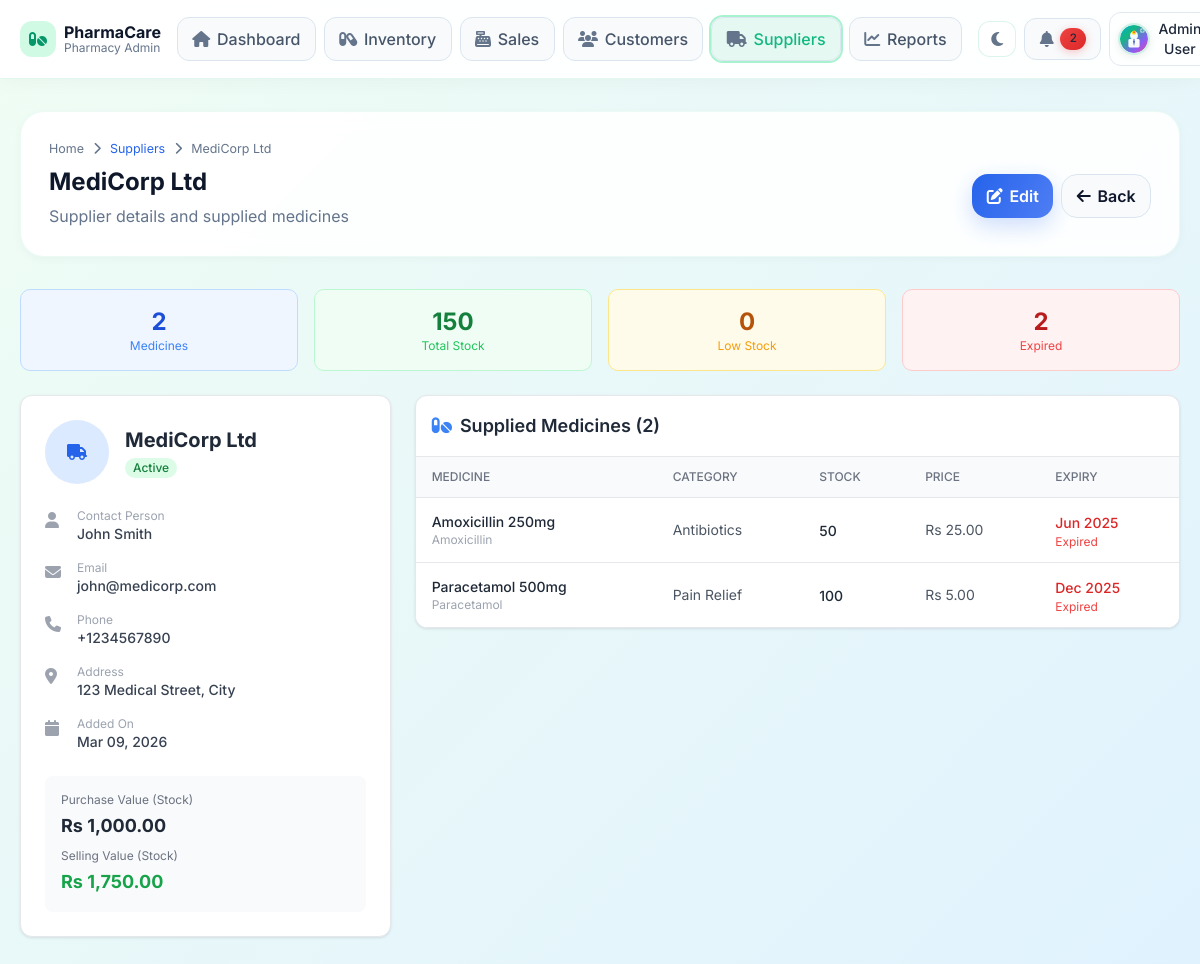
Page /admin/modules/suppliers/view_supplier.php?id=1 (signed in) on the committed database.
### tables this page shows
CREATE TABLE users (
    id INT PRIMARY KEY AUTO_INCREMENT,
    name VARCHAR(100) NOT NULL,
    email VARCHAR(100) UNIQUE NOT NULL,
    password VARCHAR(255) NOT NULL,
    role ENUM('admin', 'pharmacist', 'customer') NOT NULL DEFAULT 'customer',
    phone VARCHAR(20),
    address TEXT,
    profile_image VARCHAR(255),
    status ENUM('active', 'inactive') DEFAULT 'active',
    created_at TIMESTAMP DEFAULT CURRENT_TIMESTAMP,
    updated_at TIMESTAMP DEFAULT CURRENT_TIMESTAMP ON UPDATE CURRENT_TIMESTAMP
);

CREATE TABLE suppliers (
    id INT PRIMARY KEY AUTO_INCREMENT,
    name VARCHAR(100) NOT NULL,
    contact_person VARCHAR(100),
    email VARCHAR(100),
    phone VARCHAR(20),
    address TEXT,
    status ENUM('active', 'inactive') DEFAULT 'active',
    created_at TIMESTAMP DEFAULT CURRENT_TIMESTAMP,
    updated_at TIMESTAMP DEFAULT CURRENT_TIMESTAMP ON UPDATE CURRENT_TIMESTAMP
);

CREATE TABLE medicines (
    id INT PRIMARY KEY AUTO_INCREMENT,
    name VARCHAR(200) NOT NULL,
    generic_name VARCHAR(200),
    category_id INT,
    supplier_id INT,
    batch_number VARCHAR(50),
    barcode VARCHAR(100),
    description TEXT,
    dosage VARCHAR(100),
    unit VARCHAR(50) DEFAULT 'piece',
    purchase_price DECIMAL(10,2) NOT NULL,
    selling_price DECIMAL(10,2) NOT NULL,
    stock_quantity INT DEFAULT 0,
    min_stock_level INT DEFAULT 10,
    max_stock_level INT DEFAULT 1000,
    expiry_date DATE,
    manufacture_date DATE,
    prescription_required BOOLEAN DEFAULT FALSE,
    image VARCHAR(255),
    status ENUM('active', 'inactive', 'discontinued') DEFAULT 'active',
    created_at TIMESTAMP DEFAULT CURRENT_TIMESTAMP,
    updated_at TIMESTAMP DEFAULT CURRENT_TIMESTAMP ON UPDATE CURRENT_TIMESTAMP,
    FOREIGN KEY (category_id) REFERENCES categories(id),
    FOREIGN KEY (supplier_id) REFERENCES suppliers(id),
    INDEX idx_name (name),
    INDEX idx_barcode (barcode),
    INDEX idx_expiry (expiry_date)
);

CREATE TABLE categories (
    id INT PRIMARY KEY AUTO_INCREMENT,
    name VARCHAR(100) NOT NULL,
    description TEXT,
    status ENUM('active', 'inactive') DEFAULT 'active',
    created_at TIMESTAMP DEFAULT CURRENT_TIMESTAMP
);

### admin/modules/suppliers/view_supplier.php (the view, shortened to what the rows shown need)
<?php
require_once dirname(__DIR__, 2) . '/bootstrap.php';
$supplierId = $_GET['id'] ?? null;
try {
    $stmt = $pdo->prepare("SELECT * FROM suppliers WHERE id = ?");
    $stmt->execute([$supplierId]);
    $supplier = $stmt->fetch(PDO::FETCH_ASSOC);
    $stmt = $pdo->prepare("
        SELECT m.*, c.name as category_name
        FROM medicines m
        LEFT JOIN categories c ON m.category_id = c.id
        WHERE m.supplier_id = ? AND m.status = 'active'
        ORDER BY m.name ASC
    ");
    $stmt->execute([$supplierId]);
    $medicines = $stmt->fetchAll(PDO::FETCH_ASSOC);
} catch (Exception $e) {
    $error = $e->getMessage();
}
?>
<!DOCTYPE html>
<html lang="en" data-theme="<?php echo getThemeClass(); ?>">
<head>
    <?php include '../../includes/head.php'; ?>
</head>
<body class="pc-shell">
    <?php include '../../includes/navbar.php'; ?>
    <div class="pc-container">
        <div class="pc-page-header pc-animate">
            <div class="pc-breadcrumb">Home <i class="fas fa-chevron-right"></i> <a href="index.php" class="text-blue-600 hover:underline">Suppliers</a> <i class="fas fa-chevron-right"></i> <?php echo htmlspecialchars($supplier['name']); ?></div>
            <div class="flex justify-between items-center gap-4">
                <div>
                    <h1 class="pc-page-title"><?php echo htmlspecialchars($supplier['name']); ?></h1>
                    <p class="pc-page-subtitle">Supplier details and supplied medicines</p>
                </div>
                <div class="flex gap-2">
                </div>
            </div>
        </div>
        <div class="grid grid-cols-1 lg:grid-cols-3 gap-6">
            <div class="info-card p-6">
                <div class="flex items-center gap-4 mb-6">
                    <div>
                        <h2 class="text-xl font-bold text-gray-800"><?php echo htmlspecialchars($supplier['name']); ?></h2>
                        <span class="inline-flex items-center px-2 py-0.5 rounded-full text-xs font-medium
                            <?php echo $supplier['status'] === 'active' ? 'bg-green-100 text-green-700' : 'bg-red-100 text-red-700'; ?>">
                            <?php echo ucfirst($supplier['status']); ?>
                        </span>
                    </div>
                </div>
                <div class="space-y-4">
                    <?php if ($supplier['contact_person']): ?>
                        <div class="flex items-start gap-3">
                            <i class="fas fa-user text-gray-400 mt-1 w-5"></i>
                            <div>
                                <p class="text-xs text-gray-400">Contact Person</p>
                                <p class="text-sm font-medium text-gray-700"><?php echo htmlspecialchars($supplier['contact_person']); ?></p>
                            </div>
                        </div>
                    <?php endif; ?>
                    <?php if ($supplier['email']): ?>
                        <div class="flex items-start gap-3">
                            <i class="fas fa-envelope text-gray-400 mt-1 w-5"></i>
                            <div>
                                <p class="text-xs text-gray-400">Email</p>
                                <p class="text-sm font-medium text-gray-700"><?php echo htmlspecialchars($supplier['email']); ?></p>
                            </div>
                        </div>
                    <?php endif; ?>
                    <?php if ($supplier['phone']): ?>
                        <div class="flex items-start gap-3">
                            <i class="fas fa-phone text-gray-400 mt-1 w-5"></i>
                            <div>
                                <p class="text-xs text-gray-400">Phone</p>
                                <p class="text-sm font-medium text-gray-700"><?php echo htmlspecialchars($supplier['phone']); ?></p>
                            </div>
                        </div>
                    <?php endif; ?>
                    <?php if ($supplier['address']): ?>
                        <div class="flex items-start gap-3">
                            <i class="fas fa-map-marker-alt text-gray-400 mt-1 w-5"></i>
                            <div>
                                <p class="text-xs text-gray-400">Address</p>
                                <p class="text-sm font-medium text-gray-700"><?php echo htmlspecialchars($supplier['address']); ?></p>
                            </div>
                        </div>
                    <?php endif; ?>
                    <div class="flex items-start gap-3">
                        <div>
                            <p class="text-xs text-gray-400">Added On</p>
                            <p class="text-sm font-medium text-gray-700"><?php echo date('M d, Y', strtotime($supplier['created_at'])); ?></p>
                        </div>
                    </div>
                </div>
            </div>
            <div class="lg:col-span-2">
                <div class="info-card">
                    <?php if (empty($medicines)): ?>
                        <div class="p-8 text-center">
                            <i class="fas fa-pills text-4xl text-gray-300 mb-3"></i>
                            <p class="text-gray-500">No medicines from this supplier yet</p>
                        </div>
                    <?php else: ?>
                        <div class="overflow-x-auto">
                            <table class="min-w-full divide-y divide-gray-200">
                                <thead class="bg-gray-50">
                                    <tr>
                                        <th class="px-4 py-3 text-left text-xs font-medium text-gray-500 uppercase">Medicine</th>
                                        <th class="px-4 py-3 text-left text-xs font-medium text-gray-500 uppercase">Category</th>
                                        <th class="px-4 py-3 text-left text-xs font-medium text-gray-500 uppercase">Stock</th>
                                        <th class="px-4 py-3 text-left text-xs font-medium text-gray-500 uppercase">Price</th>
                                        <th class="px-4 py-3 text-left text-xs font-medium text-gray-500 uppercase">Expiry</th>
                                    </tr>
                                </thead>
                                <tbody class="bg-white divide-y divide-gray-200">
                                    <?php foreach ($medicines as $med): ?>
                                        <?php
                                        $isLowStock = $med['stock_quantity'] <= $med['min_stock_level'];
                                        $isExpired = $med['expiry_date'] && strtotime($med['expiry_date']) < time();
                                        ?>
                                        <tr class="hover:bg-gray-50">
                                            <td class="px-4 py-3">
                                                <p class="text-sm font-medium text-gray-800"><?php echo htmlspecialchars($med['name']); ?></p>
                                                <?php if ($med['generic_name']): ?>
                                                    <p class="text-xs text-gray-400"><?php echo htmlspecialchars($med['generic_name']); ?></p>
                                                <?php endif; ?>
                                            </td>
                                            <td class="px-4 py-3 text-sm text-gray-600"><?php echo htmlspecialchars($med['category_name'] ?? 'N/A'); ?></td>
                                            <td class="px-4 py-3">
                                                <span class="text-sm font-medium <?php echo $isLowStock ? 'text-red-600' : 'text-gray-800'; ?>">
                                                    <?php echo $med['stock_quantity']; ?>
                                                </span>
                                            </td>
                                            <td class="px-4 py-3 text-sm text-gray-600">Rs <?php echo number_format($med['selling_price'], 2); ?></td>
                                            <td class="px-4 py-3">
                                                <span class="text-sm <?php echo $isExpired ? 'text-red-600 font-medium' : 'text-gray-600'; ?>">
                                                    <?php echo $med['expiry_date'] ? date('M Y', strtotime($med['expiry_date'])) : 'N/A'; ?>
                                                </span>
                                                <?php if ($isExpired): ?>
                                                    <span class="text-xs text-red-500 block">Expired</span>
                                                <?php endif; ?>
                                            </td>
                                        </tr>
                                    <?php endforeach; ?>
                                </tbody>
                            </table>
                        </div>
                    <?php endif; ?>
                </div>
            </div>
        </div>
    </div>
</body>
</html>

### admin/includes/navbar.php (shortened to what the rows shown need)
<?php
$profileImage = ($user && !empty($user['profile_image']))
  ? url('uploads/profiles/' . $user['profile_image'])
  : url('assets/images/default-avatar.svg');
?>
<nav class="sticky top-0 z-50 border-b border-slate-200/70 bg-white/92 backdrop-blur dark:bg-slate-900/95 dark:border-slate-700">
  <div class="pc-container !py-3">
    <div class="flex items-center justify-between gap-4">
      <div class="flex items-center gap-2">
        <div class="relative">
          <button class="flex items-center gap-2 rounded-xl border border-slate-200 dark:border-slate-700 px-2 py-1.5 hover:bg-slate-50 dark:hover:bg-slate-800 text-slate-700 dark:text-slate-100" onclick="toggleUserMenu()">
            <img src="<?php echo $profileImage; ?>" alt="Profile" class="h-8 w-8 rounded-full object-cover" onerror="this.src='<?php echo url('assets/images/default-avatar.svg'); ?>'">
            <span class="hidden lg:inline text-sm font-medium"><?php echo htmlspecialchars($user['name'] ?? 'User'); ?></span>
          </button>
        </div>
      </div>
    </div>
  </div>
</nav>

### rows in the picture
users: name "Admin User"
suppliers: name "MediCorp Ltd", status "Active", contact_person "John Smith", email "john@medicorp.com", phone "+1234567890", address "123 Medical Street, City", created_at "Mar 09, 2026"
medicines: name "Amoxicillin 250mg", generic_name "Amoxicillin", category.name "Antibiotics", stock_quantity "50", selling_price "25.00", expiry_date "Jun 2025", shows "Expired"
medicines: name "Paracetamol 500mg", generic_name "Paracetamol", category.name "Pain Relief", stock_quantity "100", selling_price "5.00", expiry_date "Dec 2025", shows "Expired"

### other values in the picture
$stats['total_medicines'] "2"
$stats['total_stock'] "150"
$stats['low_stock_count'] "0"
$stats['expired_count'] "2"
$stats['total_purchase_value'] "1,000.00"
$stats['total_selling_value'] "1,750.00"
count($medicines) "2"
